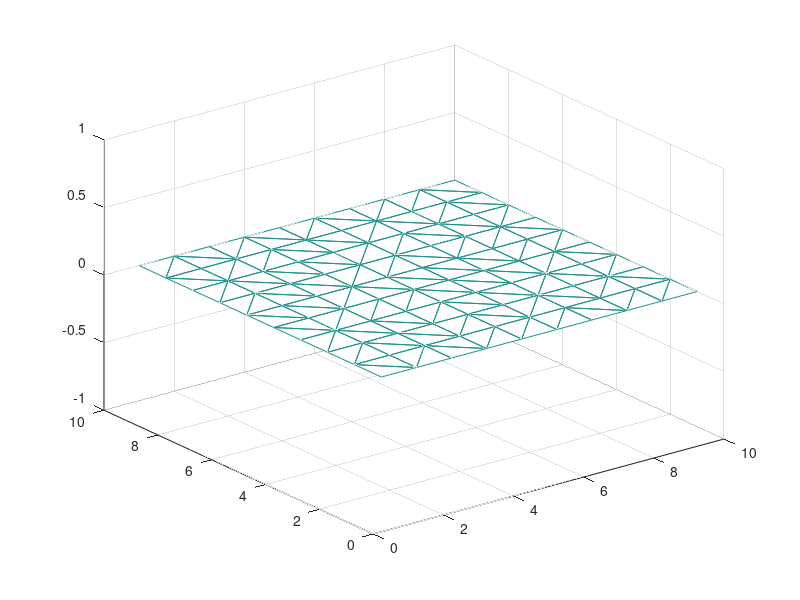

Source code (MATLAB): (Note: this script raises an error after producing the figure.)
%% Example of solving Possion equation with Dirichlet boundary condition
%requires poisson_2D.m

clear


%% Generate mesh
[x, y] = meshgrid(1:10, 1:10);
points = [x(:), y(:)];
V = [points zeros(size(points,1),1)];
F = delaunay(points);
z = zeros(size(x));
trimesh(F,x,y,z);



%% Input
n = size(V,1);
f = sparse(n,1); %source term in Poisson equation


E = edges(F);


%% 1. Boundary condition problem

% Create vector for boundary values u_0
O = outline(F);     %boundary outline (edges)
bv = unique(O(:));  %boundary vertices
v = zeros(n,1);

% for i = bv               %%this is for the boundary condition of u(x,y) = x + y along the boundary
%     v(i) = V(i,1)+V(i,2);
% end 

u_0 = v;

% Solve for u
u_int = poisson_2D(V,F,f,u_0,bv);
v_int = setdiff((1:size(V,1)),bv).'; %interior vertices
s = sparse(size(V,1),1);
s(v_int) = u_int;
u = s + u_0;





%% 2. Unit norm constraint problem

%u = poisson_2D(V,F,f);







%% Plot u


X = reshape(V(:,1),10,10)';
Y = reshape(V(:,2),10,10)';

%for boundary condition problem
Z = reshape(u,10,10)';   

%for unit norm constraint
%Z = reshape(u(:,5),10,10)';   %u(:,i) = i_th eigen mode corresponding to i_th smallest eigenvalue

surf(X,Y,Z);
